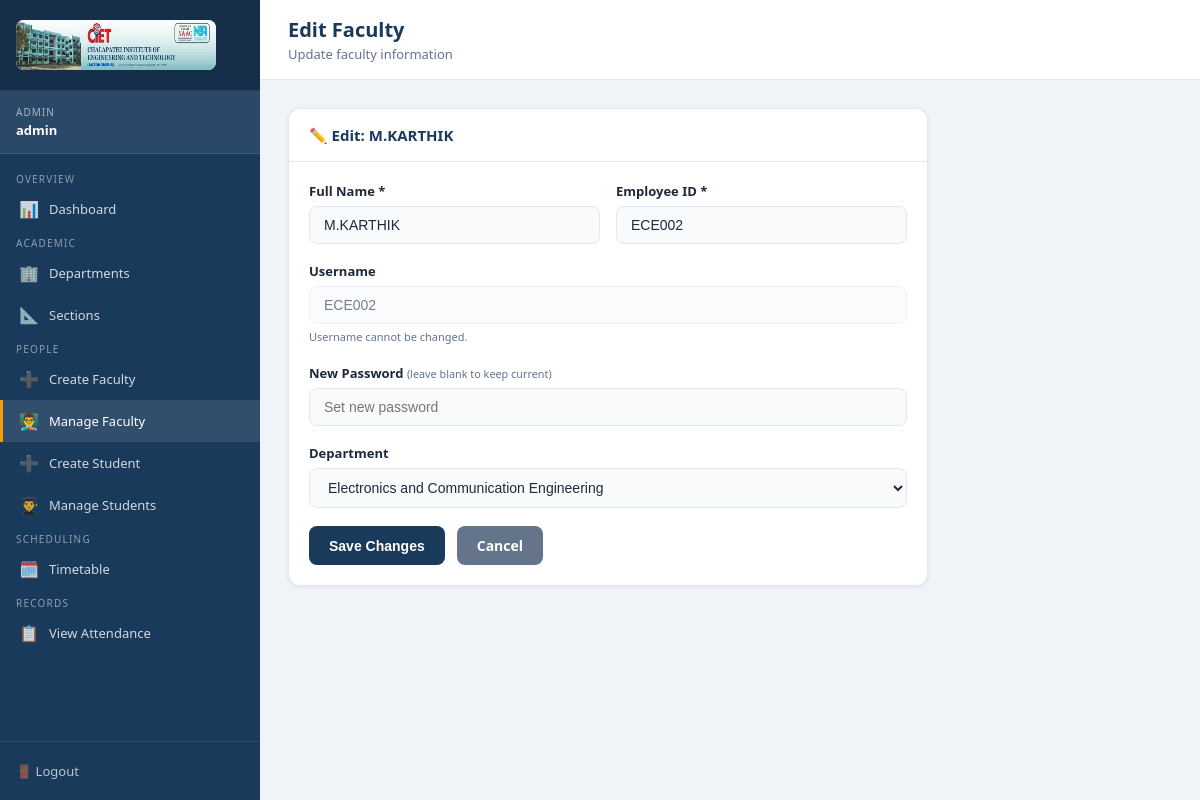
The app's page /admin/edit-faculty/2 (signed in) with its own data.
### tables this page shows
CREATE TABLE faculty_profiles (
    id INTEGER PRIMARY KEY AUTOINCREMENT,
    user_id INTEGER UNIQUE NOT NULL,
    department_id INTEGER,
    name TEXT NOT NULL,
    employee_id TEXT UNIQUE NOT NULL,
    FOREIGN KEY(user_id) REFERENCES users(id) ON DELETE CASCADE,
    FOREIGN KEY(department_id) REFERENCES departments(id) ON DELETE SET NULL
);

CREATE TABLE users (
    id INTEGER PRIMARY KEY AUTOINCREMENT,
    username TEXT UNIQUE NOT NULL,
    password_hash TEXT NOT NULL,
    role TEXT NOT NULL CHECK(role IN ('admin', 'faculty', 'student'))
);

CREATE TABLE departments (
    id INTEGER PRIMARY KEY AUTOINCREMENT,
    name TEXT UNIQUE NOT NULL
);

### routes/admin.py (the view, shortened to what this page needs)
@admin_bp.route('/edit-faculty/<int:faculty_id>', methods=['GET', 'POST'])
@admin_required
def edit_faculty(faculty_id):
    db = get_db()
    faculty = db.execute(
        '''SELECT fp.*, u.username FROM faculty_profiles fp
           JOIN users u ON fp.user_id = u.id WHERE fp.id = ?''',
        (faculty_id, )).fetchone()
    if not faculty:
        flash('Faculty not found.', 'danger')
        db.close()
        return redirect(url_for('admin.manage_faculty'))
    departments = db.execute(
        "SELECT * FROM departments ORDER BY name").fetchall()
    db.close()
    return render_template('admin/edit_faculty.html',
                           faculty=faculty,
                           departments=departments)

### routes/admin.py (called while the page is built)
def get_db():
    conn = sqlite3.connect(current_app.config['DB_PATH'])
    conn.row_factory = sqlite3.Row
    conn.execute("PRAGMA foreign_keys = ON")
    return conn

def admin_required(f):
    @wraps(f)
    def decorated(*args, **kwargs):
        if session.get('role') != 'admin':
            flash('Access denied. Admin login required.', 'danger')
            return redirect(url_for('admin.login'))
        return f(*args, **kwargs)
    return decorated

### templates/admin/edit_faculty.html (shortened to what this page needs)
{% extends 'base.html' %}
{% block page_title %}Edit Faculty{% endblock %}
{% block page_subtitle %}Update faculty information{% endblock %}
{% block sidebar %}
<span class="nav-section-title">Overview</span>
<a href="{{ url_for('admin.dashboard') }}"><span class="nav-icon">📊</span> Dashboard</a>
<span class="nav-section-title">Academic</span>
<a href="{{ url_for('admin.departments') }}"><span class="nav-icon">🏢</span> Departments</a>
<a href="{{ url_for('admin.sections') }}"><span class="nav-icon">📐</span> Sections</a>
<span class="nav-section-title">People</span>
<a href="{{ url_for('admin.create_faculty') }}"><span class="nav-icon">➕</span> Create Faculty</a>
<a href="{{ url_for('admin.manage_faculty') }}" class="active"><span class="nav-icon">👨‍🏫</span> Manage Faculty</a>
<a href="{{ url_for('admin.create_student') }}"><span class="nav-icon">➕</span> Create Student</a>
<a href="{{ url_for('admin.manage_students') }}"><span class="nav-icon">👨‍🎓</span> Manage Students</a>
<span class="nav-section-title">Scheduling</span>
<a href="{{ url_for('admin.timetable') }}"><span class="nav-icon">🗓️</span> Timetable</a>
<span class="nav-section-title">Records</span>
<a href="{{ url_for('admin.view_attendance') }}"><span class="nav-icon">📋</span> View Attendance</a>
{% endblock %}
{% block sidebar_footer %}<a href="{{ url_for('admin.logout') }}">🚪 Logout</a>{% endblock %}
{% block content %}
<div class="card" style="max-width:640px;">
    <div class="card-header"><div class="card-title">✏️ Edit: {{ faculty.name }}</div></div>
    <div class="card-body">
        <form method="POST">
            <div class="form-row">
                <div class="form-group">
                    <label>Full Name *</label>
                    <input type="text" name="name" class="form-control" value="{{ faculty.name }}" required>
                </div>
                <div class="form-group">
                    <label>Employee ID *</label>
                    <input type="text" name="employee_id" class="form-control" value="{{ faculty.employee_id }}" required>
                </div>
            </div>
            <div class="form-group">
                <label>Username</label>
                <input type="text" class="form-control" value="{{ faculty.username }}" disabled style="opacity:0.6;">
                <small style="color:var(--text-muted);font-size:11px;">Username cannot be changed.</small>
            </div>
            <div class="form-group">
                <label>New Password <small style="font-weight:400;color:var(--text-muted);">(leave blank to keep current)</small></label>
                <input type="password" name="password" class="form-control" placeholder="Set new password" autocomplete="new-password">
            </div>
            <div class="form-group">
                <label>Department</label>
                <select name="department_id" class="form-control">
                    {% for dept in departments %}
                    <option value="{{ dept.id }}" {% if faculty.department_id == dept.id %}selected{% endif %}>{{ dept.name }}</option>
                    {% endfor %}
                </select>
            </div>
            <div class="d-flex gap-12 mt-16">
                <button type="submit" class="btn btn-primary">Save Changes</button>
                <a href="{{ url_for('admin.manage_faculty') }}" class="btn btn-secondary">Cancel</a>
            </div>
        </form>
    </div>
</div>
{% endblock %}

### static/css/style.css (style rules this page uses)
:root { --primary: #1a3a5c; --primary-light: #2563a8; --accent: #f59e0b; --success: #16a34a; --danger: #dc2626; --warning: #d97706; --info: #0891b2; --bg: #f0f4f8; --card-bg: #ffffff; --text: #1e293b; --text-muted: #64748b; --border: #e2e8f0; --sidebar-width: 260px; }
* { box-sizing: border-box; margin: 0; padding: 0; }
body { font-family: 'Segoe UI', Tahoma, Geneva, Verdana, sans-serif; background: var(--bg); color: var(--text); min-height: 100vh; }
.form-group { margin-bottom: 18px; }
.form-group label { display: block; font-size: 13px; font-weight: 600; color: var(--text); margin-bottom: 6px; }
.form-control { width: 100%; padding: 10px 14px; border: 1.5px solid var(--border); border-radius: 8px; font-size: 14px; color: var(--text); background: #f8fafc; transition: border-color 0.2s, box-shadow 0.2s; outline: none; }
select.form-control { cursor: pointer; }
.btn { display: inline-flex; align-items: center; justify-content: center; gap: 6px; padding: 10px 20px; border: none; border-radius: 8px; font-size: 14px; font-weight: 600; cursor: pointer; text-decoration: none; transition: all 0.2s; }
.btn-primary { background: var(--primary); color: #fff; }
.btn-secondary { background: #64748b; color: #fff; }
.nav-section-title { font-size: 10px; text-transform: uppercase; letter-spacing: 1.2px; opacity: 0.5; padding: 16px 16px 6px; }
.sidebar-nav a { display: flex; align-items: center; gap: 10px; padding: 10px 16px; color: rgba(255,255,255,0.8); text-decoration: none; font-size: 13px; font-weight: 500; transition: all 0.2s; border-left: 3px solid transparent; }
.sidebar-nav a:hover, .sidebar-nav a.active { background: rgba(255,255,255,0.1); color: #fff; border-left-color: var(--accent); }
.sidebar-nav a .nav-icon { font-size: 16px; width: 20px; text-align: center; }
.sidebar-footer a { display: flex; align-items: center; gap: 8px; color: rgba(255,255,255,0.7); text-decoration: none; font-size: 13px; padding: 8px 0; }
.card { background: var(--card-bg); border-radius: 12px; box-shadow: 0 1px 4px rgba(0,0,0,0.08); border: 1px solid var(--border); margin-bottom: 24px; }
.card-header { padding: 16px 20px; border-bottom: 1px solid var(--border); display: flex; align-items: center; justify-content: space-between; gap: 12px; }
.card-title { font-size: 15px; font-weight: 700; color: var(--primary); }
.card-body { padding: 20px; }
.d-flex { display: flex; }
.gap-12 { gap: 12px; }
.mt-16 { margin-top: 16px; }
.form-row { display: grid; grid-template-columns: repeat(auto-fit, minmax(220px, 1fr)); gap: 16px; }

### records on screen
faculty_profiles: name "M.KARTHIK", employee_id "ECE002", department_id "Electronics and Communication Engineering"
users: username "ECE002"

### other values on screen
{{ session.role | upper }} "ADMIN"
